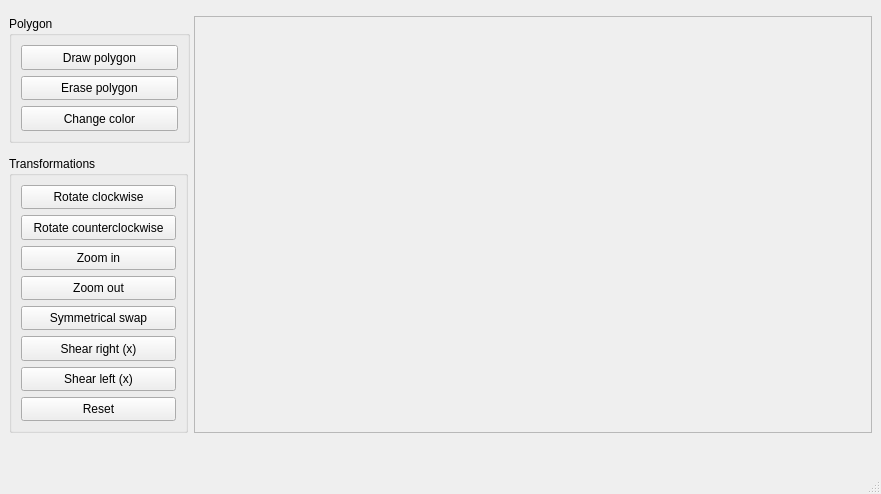
<?xml version="1.0" encoding="UTF-8"?>
<ui version="4.0">
 <class>Transformation</class>
 <widget class="QMainWindow" name="Transformation">
  <property name="geometry">
   <rect>
    <x>0</x>
    <y>0</y>
    <width>881</width>
    <height>494</height>
   </rect>
  </property>
  <property name="sizePolicy">
   <sizepolicy hsizetype="Fixed" vsizetype="Fixed">
    <horstretch>0</horstretch>
    <verstretch>0</verstretch>
   </sizepolicy>
  </property>
  <property name="minimumSize">
   <size>
    <width>815</width>
    <height>494</height>
   </size>
  </property>
  <property name="windowTitle">
   <string>Transformation</string>
  </property>
  <widget class="QWidget" name="centralwidget">
   <widget class="QFrame" name="frame">
    <property name="geometry">
     <rect>
      <x>194</x>
      <y>16</y>
      <width>678</width>
      <height>417</height>
     </rect>
    </property>
    <property name="sizePolicy">
     <sizepolicy hsizetype="Preferred" vsizetype="Preferred">
      <horstretch>0</horstretch>
      <verstretch>0</verstretch>
     </sizepolicy>
    </property>
    <property name="minimumSize">
     <size>
      <width>0</width>
      <height>0</height>
     </size>
    </property>
    <property name="mouseTracking">
     <bool>true</bool>
    </property>
    <property name="layoutDirection">
     <enum>Qt::LeftToRight</enum>
    </property>
    <property name="autoFillBackground">
     <bool>false</bool>
    </property>
    <property name="frameShape">
     <enum>QFrame::StyledPanel</enum>
    </property>
    <property name="frameShadow">
     <enum>QFrame::Raised</enum>
    </property>
   </widget>
   <widget class="QGroupBox" name="PolygonBox">
    <property name="enabled">
     <bool>true</bool>
    </property>
    <property name="geometry">
     <rect>
      <x>9</x>
      <y>16</y>
      <width>181</width>
      <height>127</height>
     </rect>
    </property>
    <property name="sizePolicy">
     <sizepolicy hsizetype="Ignored" vsizetype="Fixed">
      <horstretch>0</horstretch>
      <verstretch>0</verstretch>
     </sizepolicy>
    </property>
    <property name="title">
     <string>Polygon</string>
    </property>
    <layout class="QVBoxLayout" name="verticalLayout">
     <item>
      <widget class="QPushButton" name="drawButton">
       <property name="sizePolicy">
        <sizepolicy hsizetype="Minimum" vsizetype="Expanding">
         <horstretch>0</horstretch>
         <verstretch>0</verstretch>
        </sizepolicy>
       </property>
       <property name="text">
        <string>Draw polygon</string>
       </property>
      </widget>
     </item>
     <item>
      <widget class="QPushButton" name="eraseButton">
       <property name="sizePolicy">
        <sizepolicy hsizetype="Minimum" vsizetype="Expanding">
         <horstretch>0</horstretch>
         <verstretch>0</verstretch>
        </sizepolicy>
       </property>
       <property name="text">
        <string>Erase polygon</string>
       </property>
      </widget>
     </item>
     <item>
      <widget class="QPushButton" name="changeColorButton">
       <property name="sizePolicy">
        <sizepolicy hsizetype="Minimum" vsizetype="Expanding">
         <horstretch>0</horstretch>
         <verstretch>0</verstretch>
        </sizepolicy>
       </property>
       <property name="text">
        <string>Change color</string>
       </property>
      </widget>
     </item>
    </layout>
   </widget>
   <widget class="QGroupBox" name="transformationsBox">
    <property name="geometry">
     <rect>
      <x>9</x>
      <y>156</y>
      <width>179</width>
      <height>277</height>
     </rect>
    </property>
    <property name="sizePolicy">
     <sizepolicy hsizetype="Fixed" vsizetype="Fixed">
      <horstretch>0</horstretch>
      <verstretch>0</verstretch>
     </sizepolicy>
    </property>
    <property name="title">
     <string>Transformations</string>
    </property>
    <layout class="QVBoxLayout" name="verticalLayout_2">
     <item>
      <widget class="QPushButton" name="rotate1Button">
       <property name="sizePolicy">
        <sizepolicy hsizetype="Minimum" vsizetype="Expanding">
         <horstretch>0</horstretch>
         <verstretch>0</verstretch>
        </sizepolicy>
       </property>
       <property name="text">
        <string>Rotate clockwise</string>
       </property>
      </widget>
     </item>
     <item>
      <widget class="QPushButton" name="rotate2Button">
       <property name="sizePolicy">
        <sizepolicy hsizetype="Minimum" vsizetype="Expanding">
         <horstretch>0</horstretch>
         <verstretch>0</verstretch>
        </sizepolicy>
       </property>
       <property name="text">
        <string>Rotate counterclockwise</string>
       </property>
      </widget>
     </item>
     <item>
      <widget class="QPushButton" name="zoomInButton">
       <property name="sizePolicy">
        <sizepolicy hsizetype="Minimum" vsizetype="Expanding">
         <horstretch>0</horstretch>
         <verstretch>0</verstretch>
        </sizepolicy>
       </property>
       <property name="text">
        <string>Zoom in</string>
       </property>
      </widget>
     </item>
     <item>
      <widget class="QPushButton" name="zoomOutButton">
       <property name="sizePolicy">
        <sizepolicy hsizetype="Minimum" vsizetype="Expanding">
         <horstretch>0</horstretch>
         <verstretch>0</verstretch>
        </sizepolicy>
       </property>
       <property name="text">
        <string>Zoom out</string>
       </property>
      </widget>
     </item>
     <item>
      <widget class="QPushButton" name="swapButton">
       <property name="sizePolicy">
        <sizepolicy hsizetype="Minimum" vsizetype="Expanding">
         <horstretch>0</horstretch>
         <verstretch>0</verstretch>
        </sizepolicy>
       </property>
       <property name="text">
        <string>Symmetrical swap</string>
       </property>
      </widget>
     </item>
     <item>
      <widget class="QPushButton" name="shearRightButton">
       <property name="sizePolicy">
        <sizepolicy hsizetype="Minimum" vsizetype="Expanding">
         <horstretch>0</horstretch>
         <verstretch>0</verstretch>
        </sizepolicy>
       </property>
       <property name="text">
        <string>Shear right (x)</string>
       </property>
      </widget>
     </item>
     <item>
      <widget class="QPushButton" name="shearLeftButton">
       <property name="sizePolicy">
        <sizepolicy hsizetype="Minimum" vsizetype="Expanding">
         <horstretch>0</horstretch>
         <verstretch>0</verstretch>
        </sizepolicy>
       </property>
       <property name="text">
        <string>Shear left (x)</string>
       </property>
      </widget>
     </item>
     <item>
      <widget class="QPushButton" name="resetButton">
       <property name="sizePolicy">
        <sizepolicy hsizetype="Minimum" vsizetype="Expanding">
         <horstretch>0</horstretch>
         <verstretch>0</verstretch>
        </sizepolicy>
       </property>
       <property name="text">
        <string>Reset</string>
       </property>
      </widget>
     </item>
    </layout>
   </widget>
  </widget>
  <widget class="QMenuBar" name="menubar">
   <property name="geometry">
    <rect>
     <x>0</x>
     <y>0</y>
     <width>881</width>
     <height>22</height>
    </rect>
   </property>
  </widget>
  <widget class="QStatusBar" name="statusbar"/>
 </widget>
 <resources/>
 <connections/>
</ui>
